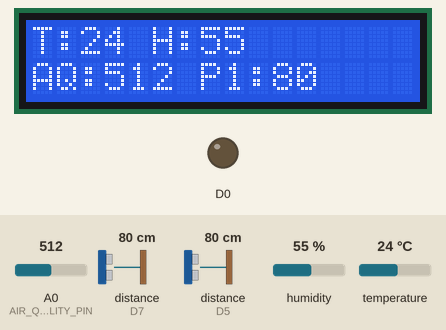
The sketch below on a simulated ESP8266 (NodeMCU). Parts: 16×2 character LCD, output pins drawn as LEDs (lit = HIGH). Wiring (inferred from the names in the program): 2 × ultrasonic range finder: trigger D6, echo D5 / trigger D8, echo D7. Dashed ring = blinking. The inputs (shaded band) are chosen by the test bench; at power-on: distance to the obstacle (sensors on D7, D5) 80 cm, A0 (AIR_QUALITY_PIN) = 512, humidity 55 %, temperature 24 °C. The echo pulse lasts 58.3 µs per cm; WiFi joins after 1.5 s; servers stay silent unless stated; pins used as bus, display or sensor lines are not drawn; what the sketch prints to the serial monitor is not drawn.

Above: at 3.0 s.
3.1 s: distance to the obstacle (sensor on D7) set to 4 cm
At 4.3 s:
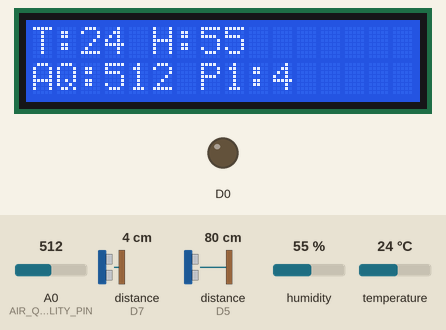
5.0 s: distance to the obstacle (sensor on D7) set to 2 cm
At 5.8 s:
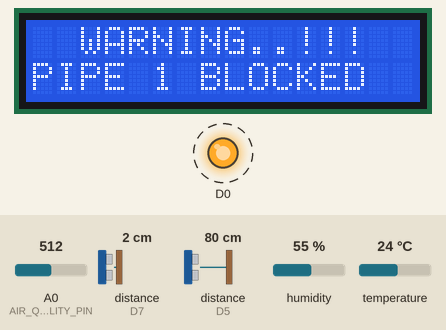
9.8 s: distance to the obstacle (sensor on D5) set to 2 cm
At 12.3 s:
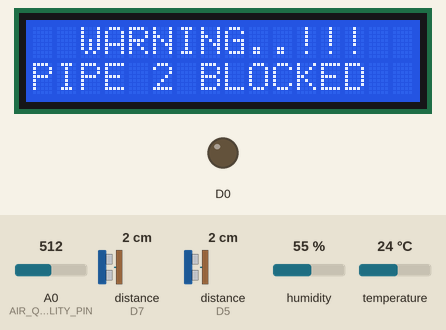
Timing chart, 0 to 19.4 s (numbered marks = the images above; inputs shaded):
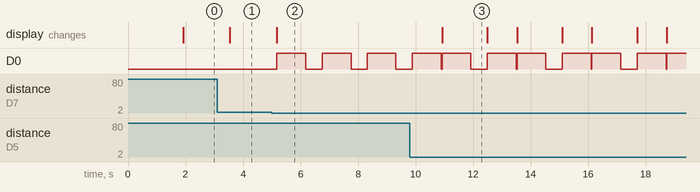

The sketch:

smart_drainage_monitoring.ino
```cpp
/*
  IoT-Based Smart Drainage Monitoring System
  Controller: NodeMCU ESP8266
  Sensors: DHT11, MQ-135 (analog), two ultrasonic sensors
  Outputs: 16x2 I2C LCD, buzzer
  Cloud: Blynk

  SECURITY:
  - Enter your own Wi-Fi SSID/password and Blynk auth token below.
  - Never commit real credentials to a public GitHub repository.
*/

#define BLYNK_PRINT Serial

#define BLYNK_TEMPLATE_ID "YOUR_BLYNK_TEMPLATE_ID"
#define BLYNK_TEMPLATE_NAME "YOUR_BLYNK_TEMPLATE_NAME"
#define BLYNK_AUTH_TOKEN "YOUR_BLYNK_AUTH_TOKEN"

#include <ESP8266WiFi.h>
#include <BlynkSimpleEsp8266.h>
#include <Wire.h>
#include <LiquidCrystal_I2C.h>
#include <DHT.h>

// Replace these placeholders with your own local Wi-Fi credentials.
// Do not upload real credentials to GitHub.
char ssid[] = "YOUR_WIFI_SSID";
char pass[] = "YOUR_WIFI_PASSWORD";

// Sensor pin definitions (as supplied)
#define DHTPIN D3
#define DHTTYPE DHT11
#define AIR_QUALITY_PIN A0
#define S1_TRIG D8
#define S1_ECHO D7
#define S2_TRIG D6
#define S2_ECHO D5

DHT dht(DHTPIN, DHTTYPE);
LiquidCrystal_I2C lcd(0x27, 16, 2);

float getDistance(int trigPin, int echoPin) {
  digitalWrite(trigPin, LOW);
  delayMicroseconds(2);
  digitalWrite(trigPin, HIGH);
  delayMicroseconds(10);
  digitalWrite(trigPin, LOW);

  // A timeout avoids waiting indefinitely if no echo is received.
  long duration = pulseIn(echoPin, HIGH, 30000UL);
  if (duration == 0) {
    return -1.0; // No echo / out of range
  }
  return duration * 0.0343 / 2.0;
}

void setup() {
  Serial.begin(115200);

  dht.begin();
  lcd.init();
  lcd.backlight();

  pinMode(S1_TRIG, OUTPUT);
  pinMode(S1_ECHO, INPUT);
  pinMode(S2_TRIG, OUTPUT);
  pinMode(S2_ECHO, INPUT);
  pinMode(D0, OUTPUT);
  digitalWrite(D0, LOW);

  Blynk.begin(BLYNK_AUTH_TOKEN, ssid, pass);
}

void loop() {
  Blynk.run();

  float temperature = dht.readTemperature();
  float humidity = dht.readHumidity();
  int airQuality = analogRead(AIR_QUALITY_PIN);
  float distance1 = getDistance(S1_TRIG, S1_ECHO);
  float distance2 = getDistance(S2_TRIG, S2_ECHO);

  Serial.print("Temp: "); Serial.print(temperature);
  Serial.print(" C, Hum: "); Serial.print(humidity);
  Serial.print(" %, Air: "); Serial.print(airQuality);
  Serial.print(", Dist1: "); Serial.print(distance1);
  Serial.print(" cm, Dist2: "); Serial.println(distance2);

  lcd.clear();
  lcd.setCursor(0, 0);
  lcd.print("T:"); lcd.print(temperature, 0);
  lcd.print(" H:"); lcd.print(humidity, 0);
  lcd.setCursor(0, 1);
  lcd.print("AQ:"); lcd.print(airQuality);
  lcd.print(" P1:"); lcd.print(distance1, 0);

  if (distance1 >= 0 && distance1 <= 3) {
    Blynk.logEvent("pipe_1_blocked");
    lcd.clear();
    lcd.setCursor(2, 0);
    lcd.print("WARNING..!!!");
    lcd.setCursor(0, 1);
    lcd.print("PIPE 1 BLOCKED");
    digitalWrite(D0, HIGH);
    delay(1000);
    digitalWrite(D0, LOW);
  }

  if (distance2 >= 0 && distance2 <= 3) {
    Blynk.logEvent("pipe_2_blocked");
    lcd.clear();
    lcd.setCursor(2, 0);
    lcd.print("WARNING..!!!");
    lcd.setCursor(0, 1);
    lcd.print("PIPE 2 BLOCKED");
    digitalWrite(D0, HIGH);
    delay(1000);
    digitalWrite(D0, LOW);
  }

  Blynk.virtualWrite(V0, temperature);
  Blynk.virtualWrite(V1, humidity);
  Blynk.virtualWrite(V2, airQuality);
  Blynk.virtualWrite(V3, distance1);
  Blynk.virtualWrite(V4, distance2);

  delay(500);
}
```

Measured:
- the behaviour switches between 3 and 2 cm on distance to the obstacle (sensor on D7) (found by bisection; images 1 and 2)
- after the input at 3.1 s, the display: changes after 0.43 s (image 1)
- after the input at 5.0 s, D0: alternates HIGH for 1.0 s and LOW for 0.57 s, starting after 0.17 s; the display: changes after 0.17 s (image 2)
- after the input at 9.8 s, the display: changes after 1.1 s (image 3)
- what the display in image 3 shows lasts 1.6 s, from 10.9 s to 12.5 s
